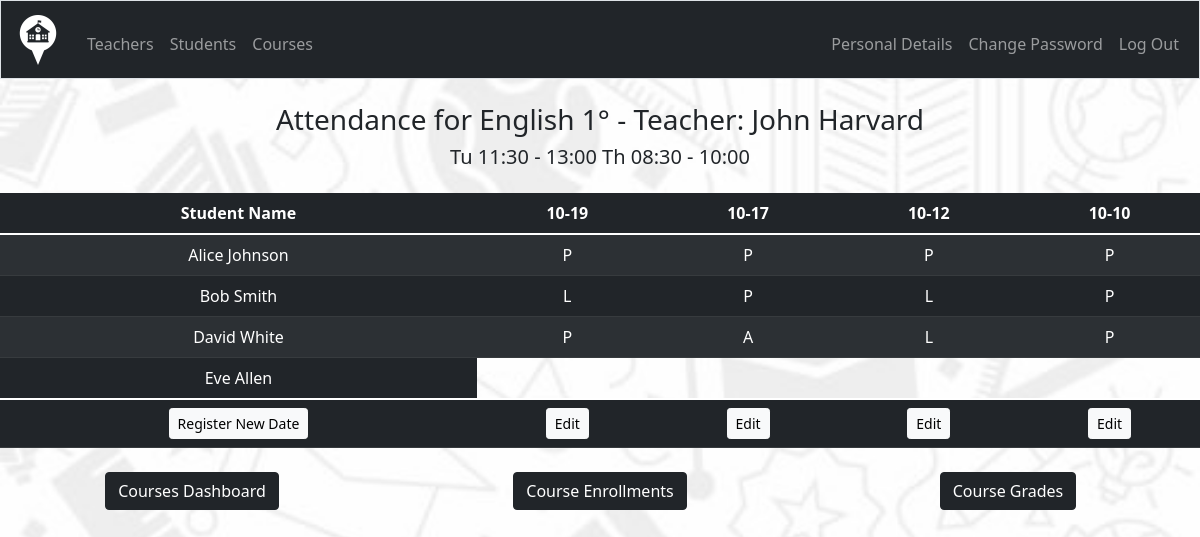
The app's page /course/attendance/5 (signed in) with its own data.
### tables this page shows
CREATE TABLE 'course' ('course_id' INTEGER PRIMARY KEY AUTOINCREMENT NOT NULL, 'name' TEXT NOT NULL, 'level' TEXT, 'teacher_id' INTEGER);

CREATE TABLE 'user' (
    user_id INTEGER PRIMARY KEY NOT NULL,
    hash TEXT NOT NULL,
    mail TEXT,
    phone TEXT, 
    role TEXT CHECK( role IN ('Admin', 'Teacher') )
, 'name' TEXT);

CREATE TABLE 'course_schedule' ('schedule_id' INTEGER PRIMARY KEY AUTOINCREMENT NOT NULL, 'course_id' INTEGER, 'dayofweek' TEXT, 'start_time' TEXT, 'end_time' TEXT);

CREATE TABLE "attendance" (
course_id INTEGER,
student_id INTEGER,
date DATE,
student_attendance TEXT CHECK( student_attendance IN ('Present', 'Late', 'Absent') ),
FOREIGN KEY (course_id) REFERENCES "course"(course_id),
FOREIGN KEY (student_id) REFERENCES student(student_id)
);

CREATE TABLE student (
    student_id INTEGER PRIMARY KEY NOT NULL,
    name TEXT NOT NULL,
    phone TEXT,
    adult_phone TEXT
);

### app.py (the view)
@app.route("/course/attendance/<int:course_id>", methods=["GET", "POST"])
@login_required
def course_attendance(course_id):
    sql = """
            SELECT
                course.course_id,
                course.name,
                course.level,
                user.name AS teacher_name,
                course_schedule.dayofweek AS course_day,
                course_schedule.start_time AS course_start,
                course_schedule.end_time AS course_end
            FROM course
            LEFT JOIN user ON course.teacher_id = user.user_id
            LEFT JOIN course_schedule ON course.course_id = course_schedule.course_id
            WHERE course.course_id = ?
            ORDER BY CASE course_schedule.dayofweek
                WHEN 'Monday' THEN 1
                WHEN 'Tuesday' THEN 2
                WHEN 'Wednesday' THEN 3
                WHEN 'Thursday' THEN 4
                WHEN 'Friday' THEN 5
            END;"""
    course = db.execute(sql, course_id)
    if course:
        sql = """SELECT
                    student.student_id AS student_id,
                    student.name AS student_name
                FROM course
                LEFT JOIN enrollment ON course.course_id = enrollment.course_id
                LEFT JOIN student ON enrollment.student_id = student.student_id
                WHERE course.course_id = ?
                ORDER BY student.name"""
        enrollments = db.execute(sql, course_id)
        attendance = db.execute(
            "SELECT * FROM attendance WHERE course_id = ? ORDER BY date DESC", course_id
        )
        return render_template(
            "course_attendance.html",
            enrollments=enrollments,
            attendance=attendance,
            course=course,
        )
    else:
        flash("Course not found.", "error")
        if session["role"] == "Admin":
            return redirect("/admin/courses")
        else:
            return redirect("/teacher/courses")

### app.py (called while the page is built)
@app.after_request
def after_request(response):
    response.headers["Cache-Control"] = "no-cache, no-store, must-revalidate"
    response.headers["Expires"] = 0
    response.headers["Pragma"] = "no-cache"
    return response

### helpers.py (called while the page is built)
def login_required(f):
    @wraps(f)
    def decorated_function(*args, **kwargs):
        if session.get("user_id") is None:
            return redirect("/login")
        return f(*args, **kwargs)
    return decorated_function

### templates/course_attendance.html (shortened to what this page needs)
{% extends "layout.html" %}
{% block main %}
<div class="enrollments-list">
    <h3>Attendance for {{ course[0].name }} {{ course[0].level }} - Teacher: {{ course[0].teacher_name }}</h3>
    <h5>{% set added_schedules = [] %}
        {% for schedule in course %}
            {% if schedule.course_day not in added_schedules %}
                {{ schedule.course_day[:2] }} {{ schedule.course_start }} - {{ schedule.course_end }}
                {% set _ = added_schedules.append(schedule.course_day) %}
            {% endif %}
        {% endfor %}</h5>
    <table class="table table-dark table-striped mt-4">
        <thead>
            <tr>
                <th>Student Name</th>
                {% set added_dates = [] %}
                {% for date in attendance %}
                    {% if date.date not in added_dates %}
                        <th>{{ date.date[5:] }}</th>
                        {% set _ = added_dates.append(date.date) %}
                    {% endif %}
                {% endfor %}
            </tr>
        </thead>
        <tbody>
            {% for student in enrollments %}
                <tr>
                    <td>{{ student.student_name }}</td>
                    {% set added_dates = [] %}
                    {% for date in attendance %}
                        {% if date.date not in added_dates and date.student_id == student.student_id %}
                            <td>{{ date.student_attendance[:1] }}</td>
                            {% set _ = added_dates.append(date.date) %}
                        {% endif %}
                    {% endfor %}
                </tr>
            {% endfor %}
        </tbody>
        <tfoot>
            <tr>
                <td>
                    <a href="/attendance/register/{{ course[0].course_id }}" class="btn btn-sm btn-light">Register New Date</a>
                </td>
                {% set added_dates = [] %}
                {% for date in attendance %}
                    {% if date.date not in added_dates %}
                        <td>
                            <a href="/attendance/edit/{{ course[0].course_id }}/{{ date.date }}" class="btn btn-sm btn-light">Edit</a>
                        </td>
                        {% set _ = added_dates.append(date.date) %}
                    {% endif %}
                {% endfor %}
            </tr>
        </tfoot>
    </table>
    <div class="row justify-content-around">
        <div class="col-md-3">
            <a href="/teacher/courses" class="btn btn-dark mt-2">Courses Dashboard</a>
        </div>
        <div class="col-md-3">
            <a href="/course/enrollments/{{ course[0].course_id }}" class="btn btn-dark mt-2">Course Enrollments</a>
        </div>
        <div class="col-md-3">
            <a href="/teacher/grades/{{ course[0].course_id }}" class="btn btn-dark mt-2">Course Grades</a>
        </div>
    </div>
</div>
{% endblock %}

### static/styles.css (style rules this page uses)
body { background-image: url('/static/school.jpg'); background-size: cover; background-position: center; background-repeat: no-repeat; }

### records on screen
course: name "English", level "1°"
user: name "John Harvard"
course_schedule: dayofweek "Tu", course_start "11:30", course_end "13:00"
course_schedule: dayofweek "Th", course_start "08:30", course_end "10:00"
attendance: date "10-19", student_attendance "P"
attendance: date "10-17", student_attendance "P"
attendance: date "10-12", student_attendance "L"
attendance: date "10-10", student_attendance "P"
student: student_name "Alice Johnson"
attendance: student_attendance "P"
attendance: student_attendance "P"
attendance: student_attendance "P"
student: student_name "Bob Smith"
attendance: student_attendance "L"
student: student_name "David White"
attendance: student_attendance "P"
attendance: student_attendance "A"
attendance: student_attendance "L"
attendance: student_attendance "P"
student: student_name "Eve Allen"
